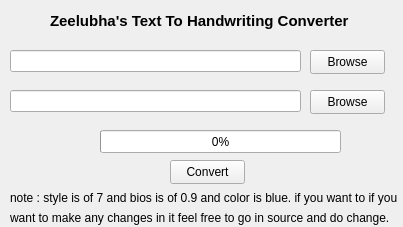
<?xml version="1.0" encoding="UTF-8"?>
<ui version="4.0">
 <class>main_frame</class>
 <widget class="QFrame" name="main_frame">
  <property name="geometry">
   <rect>
    <x>0</x>
    <y>0</y>
    <width>403</width>
    <height>227</height>
   </rect>
  </property>
  <property name="windowTitle">
   <string>Zeelubha's Converter</string>
  </property>
  <widget class="QPushButton" name="btn_text_file">
   <property name="geometry">
    <rect>
     <x>310</x>
     <y>50</y>
     <width>75</width>
     <height>24</height>
    </rect>
   </property>
   <property name="text">
    <string>Browse</string>
   </property>
  </widget>
  <widget class="QLineEdit" name="txt_file">
   <property name="geometry">
    <rect>
     <x>10</x>
     <y>50</y>
     <width>291</width>
     <height>22</height>
    </rect>
   </property>
  </widget>
  <widget class="QLineEdit" name="txt_dest">
   <property name="geometry">
    <rect>
     <x>10</x>
     <y>90</y>
     <width>291</width>
     <height>22</height>
    </rect>
   </property>
  </widget>
  <widget class="QPushButton" name="btn_dest">
   <property name="geometry">
    <rect>
     <x>310</x>
     <y>90</y>
     <width>75</width>
     <height>24</height>
    </rect>
   </property>
   <property name="text">
    <string>Browse</string>
   </property>
  </widget>
  <widget class="QProgressBar" name="progressBar">
   <property name="geometry">
    <rect>
     <x>100</x>
     <y>130</y>
     <width>241</width>
     <height>23</height>
    </rect>
   </property>
   <property name="value">
    <number>0</number>
   </property>
  </widget>
  <widget class="QPushButton" name="btn_convert">
   <property name="geometry">
    <rect>
     <x>170</x>
     <y>160</y>
     <width>75</width>
     <height>24</height>
    </rect>
   </property>
   <property name="text">
    <string>Convert</string>
   </property>
  </widget>
  <widget class="QLabel" name="label">
   <property name="geometry">
    <rect>
     <x>50</x>
     <y>-20</y>
     <width>471</width>
     <height>81</height>
    </rect>
   </property>
   <property name="font">
    <font>
     <pointsize>11</pointsize>
     <bold>true</bold>
    </font>
   </property>
   <property name="text">
    <string>Zeelubha's Text To Handwriting Converter</string>
   </property>
   <property name="alignment">
    <set>Qt::AlignLeading|Qt::AlignLeft|Qt::AlignVCenter</set>
   </property>
   <property name="margin">
    <number>-1</number>
   </property>
  </widget>
  <widget class="QLabel" name="label_3">
   <property name="geometry">
    <rect>
     <x>10</x>
     <y>210</y>
     <width>381</width>
     <height>16</height>
    </rect>
   </property>
   <property name="text">
    <string>want to make any changes in it feel free to go in source and do change.</string>
   </property>
  </widget>
  <widget class="QLabel" name="label_2">
   <property name="geometry">
    <rect>
     <x>10</x>
     <y>190</y>
     <width>391</width>
     <height>16</height>
    </rect>
   </property>
   <property name="text">
    <string>note : style is of 7 and bios is of 0.9 and color is blue. if you want to if you </string>
   </property>
  </widget>
 </widget>
 <resources/>
 <connections/>
</ui>
